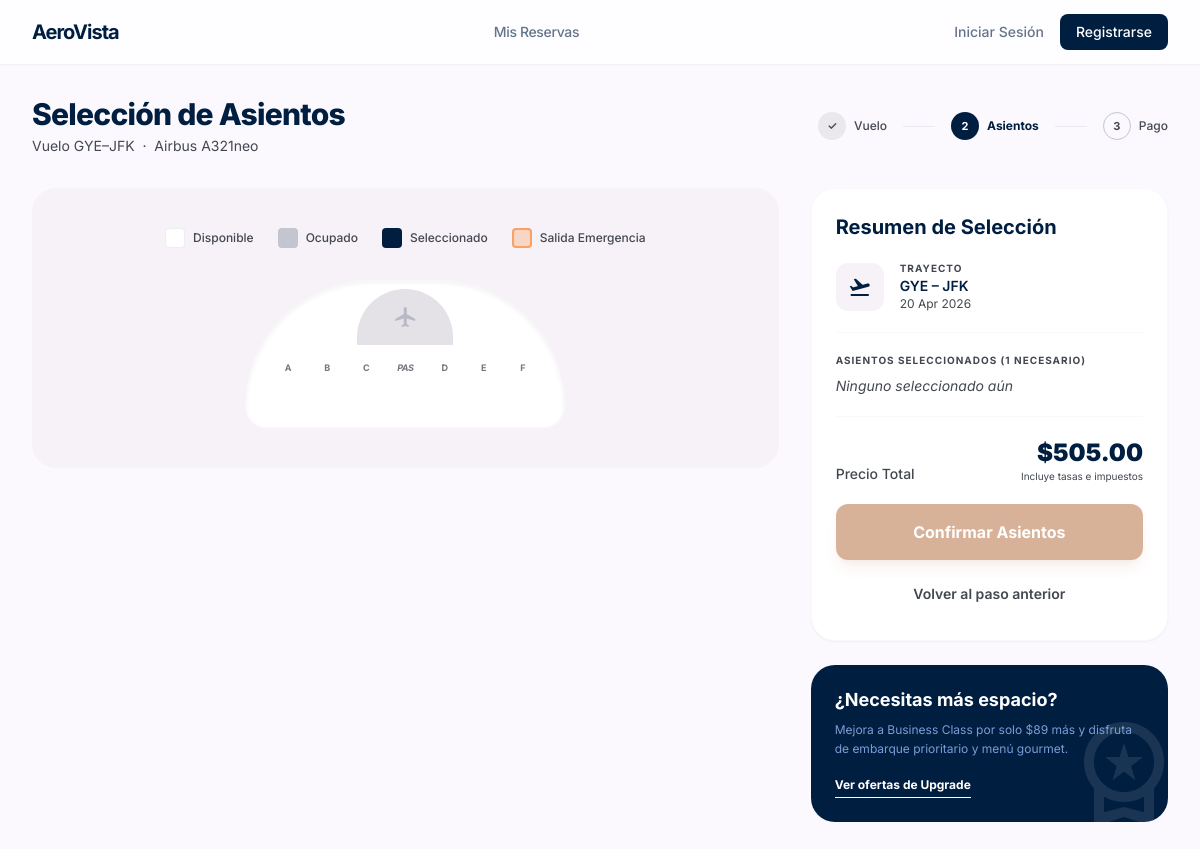
/asientos.php?vuelo_id=1, run on the app's committed database.
### tables this page shows
CREATE TABLE `vuelos` (
  `id`                   INT AUTO_INCREMENT PRIMARY KEY,
  `numero_vuelo`         VARCHAR(20)    NOT NULL,
  `aerolinea_id`         INT            NOT NULL,
  `origen_id`            INT            NOT NULL,
  `destino_id`           INT            NOT NULL,
  `fecha_salida`         DATETIME       NOT NULL,
  `fecha_llegada`        DATETIME       NOT NULL,
  `precio_base`          DECIMAL(10,2)  NOT NULL,
  `impuestos`            DECIMAL(10,2)  NOT NULL DEFAULT 0.00,
  `capacidad`            INT            NOT NULL DEFAULT 180,
  `asientos_disponibles` INT            NOT NULL DEFAULT 180,
  `avion`                VARCHAR(100)   DEFAULT NULL COMMENT 'Modelo del avión (ej. Airbus A321neo)',
  `estado`               ENUM('programado','a_tiempo','retrasado','cancelado','completado')
                         NOT NULL DEFAULT 'programado',
  `created_at`           TIMESTAMP      NOT NULL DEFAULT CURRENT_TIMESTAMP,
  `updated_at`           TIMESTAMP      NOT NULL DEFAULT CURRENT_TIMESTAMP ON UPDATE CURRENT_TIMESTAMP,
  KEY `idx_vuelo_origen`   (`origen_id`),
  KEY `idx_vuelo_destino`  (`destino_id`),
  KEY `idx_vuelo_fecha`    (`fecha_salida`),
  KEY `idx_vuelo_estado`   (`estado`),
  CONSTRAINT `fk_vuelo_aerolinea` FOREIGN KEY (`aerolinea_id`) REFERENCES `aerolineas` (`id`),
  CONSTRAINT `fk_vuelo_origen`    FOREIGN KEY (`origen_id`)    REFERENCES `aeropuertos` (`id`),
  CONSTRAINT `fk_vuelo_destino`   FOREIGN KEY (`destino_id`)   REFERENCES `aeropuertos` (`id`)
);

CREATE TABLE `aeropuertos` (
  `id`         INT AUTO_INCREMENT PRIMARY KEY,
  `codigo`     VARCHAR(3)   NOT NULL COMMENT 'Código IATA (ej. GYE)',
  `nombre`     VARCHAR(150) NOT NULL,
  `ciudad`     VARCHAR(100) NOT NULL,
  `pais`       VARCHAR(100) NOT NULL,
  `pais_codigo` VARCHAR(2)  NOT NULL COMMENT 'Código ISO del país (ej. EC)',
  `activo`     TINYINT(1)   NOT NULL DEFAULT 1,
  `created_at` TIMESTAMP    NOT NULL DEFAULT CURRENT_TIMESTAMP,
  UNIQUE KEY `uq_aeropuerto_codigo` (`codigo`)
);

### config/db.php (called while the page is built, shortened)
<?php
function getDB(): PDO {
    static $pdo = null;
    if ($pdo === null) {
        $dsn = sprintf(
            'mysql:host=%s;port=%s;dbname=%s;charset=%s',
            DB_HOST, DB_PORT, DB_NAME, DB_CHARSET
        );
        $options = [
            PDO::ATTR_ERRMODE            => PDO::ERRMODE_EXCEPTION,
            PDO::ATTR_DEFAULT_FETCH_MODE => PDO::FETCH_ASSOC,
            PDO::ATTR_EMULATE_PREPARES   => false,
        ];
        try {
            $pdo = new PDO($dsn, DB_USER, DB_PASS, $options);
        } catch (PDOException $e) {
            if (APP_ENV === 'development') {
                die('<pre>Error de conexión a la base de datos: ' . $e->getMessage() . '</pre>');
            } else {
                die('<p style="font-family:sans-serif;color:#c00">Error al conectar con la base de datos. Por favor intenta más tarde.</p>');
            }
        }
    }
    return $pdo;
}

### includes/functions.php (called while the page is built, shortened)
<?php
require_once __DIR__ . '/../config/db.php';
function e(string $str): string {
    return htmlspecialchars($str, ENT_QUOTES | ENT_SUBSTITUTE, 'UTF-8');
}
function fechaCorta(\DateTime|string $fecha): string {
    if (is_string($fecha)) $fecha = new \DateTime($fecha);
    return $fecha->format('d M Y');
}

### asientos.php (the view, shortened to what this page needs)
<?php
require_once __DIR__ . '/config/db.php';
require_once __DIR__ . '/includes/functions.php';
$vueloId = (int)($_GET['vuelo_id'] ?? 0);
$stmt = getDB()->prepare("
    SELECT v.*,
           al.nombre AS aerolinea, al.logo_url,
           ap_o.codigo AS origen_codigo, ap_o.ciudad AS origen_ciudad,
           ap_d.codigo AS destino_codigo, ap_d.ciudad AS destino_ciudad,
           (v.precio_base + v.impuestos) AS precio_total
    FROM vuelos v
    JOIN aerolineas al    ON al.id   = v.aerolinea_id
    JOIN aeropuertos ap_o ON ap_o.id = v.origen_id
    JOIN aeropuertos ap_d ON ap_d.id = v.destino_id
    WHERE v.id = ?
");
$stmt->execute([$vueloId]);
$vuelo = $stmt->fetch();
$busqueda  = $_SESSION['busqueda'] ?? [];
$pasajeros = (int)($busqueda['pasajeros'] ?? 1);
include __DIR__ . '/includes/header.php';
?>
<main class="pt-24 pb-12 px-4 md:px-8 max-w-7xl mx-auto min-h-screen">
  <div class="mb-8 flex flex-col md:flex-row md:items-center justify-between gap-4">
    <div>
      <h1 class="text-3xl font-extrabold text-primary tracking-tight">Selección de Asientos</h1>
      <p class="text-on-surface-variant text-sm mt-1">
        Vuelo <?= e($vuelo['origen_codigo']) ?>–<?= e($vuelo['destino_codigo']) ?>
        &nbsp;·&nbsp; <?= e($vuelo['avion'] ?? 'Avión comercial') ?>
      </p>
    </div>
    <div class="flex items-center gap-4">
      <div class="flex items-center gap-2">
        <span class="flex items-center justify-center w-7 h-7 rounded-full bg-surface-container-high text-on-surface-variant text-[11px] font-bold">✓</span>
        <span class="text-xs font-medium text-on-surface-variant">Vuelo</span>
      </div>
      <div class="h-px w-8 bg-outline-variant/30"></div>
      <div class="flex items-center gap-2">
        <span class="flex items-center justify-center w-7 h-7 rounded-full bg-primary text-white text-[11px] font-bold">2</span>
        <span class="text-xs font-bold text-primary">Asientos</span>
      </div>
      <div class="h-px w-8 bg-outline-variant/30"></div>
      <div class="flex items-center gap-2">
        <span class="flex items-center justify-center w-7 h-7 rounded-full border border-outline-variant text-on-surface-variant text-[11px] font-bold">3</span>
        <span class="text-xs font-medium text-on-surface-variant">Pago</span>
      </div>
    </div>
  </div>
  <div class="grid grid-cols-1 lg:grid-cols-12 gap-8 items-start">
    <div class="lg:col-span-8 bg-surface-container-low rounded-3xl p-6 md:p-10 overflow-hidden">
      <div class="flex flex-wrap justify-center gap-6 mb-8">
        <div class="flex items-center gap-2">
          <div class="w-5 h-5 rounded bg-white border border-outline-variant/30"></div>
          <span class="text-xs font-medium text-on-surface-variant">Disponible</span>
        </div>
        <div class="flex items-center gap-2">
          <div class="w-5 h-5 rounded bg-outline-variant"></div>
          <span class="text-xs font-medium text-on-surface-variant">Ocupado</span>
        </div>
        <div class="flex items-center gap-2">
          <div class="w-5 h-5 rounded bg-primary"></div>
          <span class="text-xs font-medium text-on-surface-variant">Seleccionado</span>
        </div>
        <div class="flex items-center gap-2">
          <div class="w-5 h-5 rounded bg-secondary-container/20 border-2 border-secondary-container/50"></div>
          <span class="text-xs font-medium text-on-surface-variant">Salida Emergencia</span>
        </div>
      </div>
      <div class="relative max-w-xs mx-auto bg-white rounded-t-[180px] rounded-b-[30px] pt-20 pb-10 shadow-inner border border-outline-variant/10">
        <div class="absolute top-2 left-1/2 -translate-x-1/2 w-24 h-14 bg-surface-container-highest rounded-t-full flex items-center justify-center">
          <span class="material-symbols-outlined text-primary/20 text-2xl">flight</span>
        </div>
        <div class="px-6">
          <div class="grid grid-cols-7 gap-1 mb-3 text-center">
            <?php foreach (['A','B','C','','D','E','F'] as $col): ?>
              <span class="text-[9px] font-bold text-outline uppercase tracking-tighter <?= $col === '' ? 'italic' : '' ?>">
                <?= $col === '' ? 'Pas' : $col ?>
              </span>
            <?php endforeach; ?>
          </div>
        </div>
      </div>
    </div>
    <div class="lg:col-span-4 flex flex-col gap-6 sticky top-24">
      <div class="bg-surface-container-lowest rounded-3xl p-6 shadow-sm border border-outline-variant/10">
        <h2 class="text-xl font-bold text-primary mb-5">Resumen de Selección</h2>
        <div class="flex items-center gap-4 pb-5 border-b border-outline-variant/10 mb-5">
          <div class="w-12 h-12 bg-surface-container-low rounded-xl flex items-center justify-center">
            <span class="material-symbols-outlined text-primary">flight_takeoff</span>
          </div>
          <div>
            <p class="text-[10px] uppercase font-bold text-on-surface-variant tracking-widest">Trayecto</p>
            <p class="text-sm font-semibold text-primary">
              <?= e($vuelo['origen_codigo']) ?> – <?= e($vuelo['destino_codigo']) ?>
            </p>
            <p class="text-xs text-on-surface-variant"><?= fechaCorta($vuelo['fecha_salida']) ?></p>
          </div>
        </div>
        <div id="selected-seats-panel" class="mb-5">
          <p class="text-[10px] uppercase font-bold text-on-surface-variant tracking-widest mb-2">
            Asientos Seleccionados (<?= $pasajeros ?> necesario<?= $pasajeros > 1 ? 's' : '' ?>)
          </p>
          <div id="selected-list" class="text-sm text-on-surface-variant">
            <em>Ninguno seleccionado aún</em>
          </div>
        </div>
        <div class="pt-5 border-t border-outline-variant/10">
          <div class="flex justify-between items-end mb-5">
            <p class="text-sm font-medium text-on-surface-variant">Precio Total</p>
            <div class="text-right">
              <p class="text-2xl font-black text-primary" id="total-price">
                $<?= number_format($vuelo['precio_total'] * $pasajeros, 2) ?>
              </p>
              <p class="text-[10px] text-on-surface-variant">Incluye tasas e impuestos</p>
            </div>
          </div>
          <form action="/checkout.php" method="POST" id="asientos-form">
            <button type="submit" id="confirmar-btn" disabled
                    class="w-full bg-secondary text-white font-bold py-4 rounded-xl
                           hover:opacity-90 active:scale-[0.98] transition-all
                           shadow-lg shadow-secondary/20 disabled:opacity-40 disabled:cursor-not-allowed">
              Confirmar Asientos
            </button>
          </form>
          <a href="/resultados.php?<?= http_build_query($busqueda) ?>"
             class="block w-full mt-3 py-3 text-sm font-semibold text-center text-on-surface-variant hover:text-primary transition-colors">
            Volver al paso anterior
          </a>
        </div>
      </div>
      <div class="bg-primary p-6 rounded-3xl text-white relative overflow-hidden">
        <div class="relative z-10">
          <h3 class="font-bold text-lg leading-tight mb-2">¿Necesitas más espacio?</h3>
          <p class="text-xs text-on-primary-container leading-relaxed mb-3">
            Mejora a Business Class por solo $89 más y disfruta de embarque prioritario y menú gourmet.
          </p>
          <button type="button" class="text-xs font-bold border-b border-white pb-1">Ver ofertas de Upgrade</button>
        </div>
        <div class="absolute -right-4 -bottom-4 opacity-10">
          <span class="material-symbols-outlined text-[120px]">workspace_premium</span>
        </div>
      </div>
    </div>
  </div>
</main>
<?php include __DIR__ . '/includes/footer.php'; ?>

### includes/header.php (style rules this page uses)
.material-symbols-outlined { font-variation-settings: 'FILL' 0, 'wght' 400, 'GRAD' 0, 'opsz' 24; }
body { font-family: 'Inter', sans-serif; }

### data on the page
vuelos: origen.codigo "GYE", destino.codigo "JFK", avion "Airbus A321neo", fecha_salida "20 Apr 2026"

### other printed values
$col "A"
$col "B"
$col "C"
$col "D"
$col "E"
$col "F"
$pasajeros "1"
$vuelo['precio_total'] * $pasajeros "505.00"
